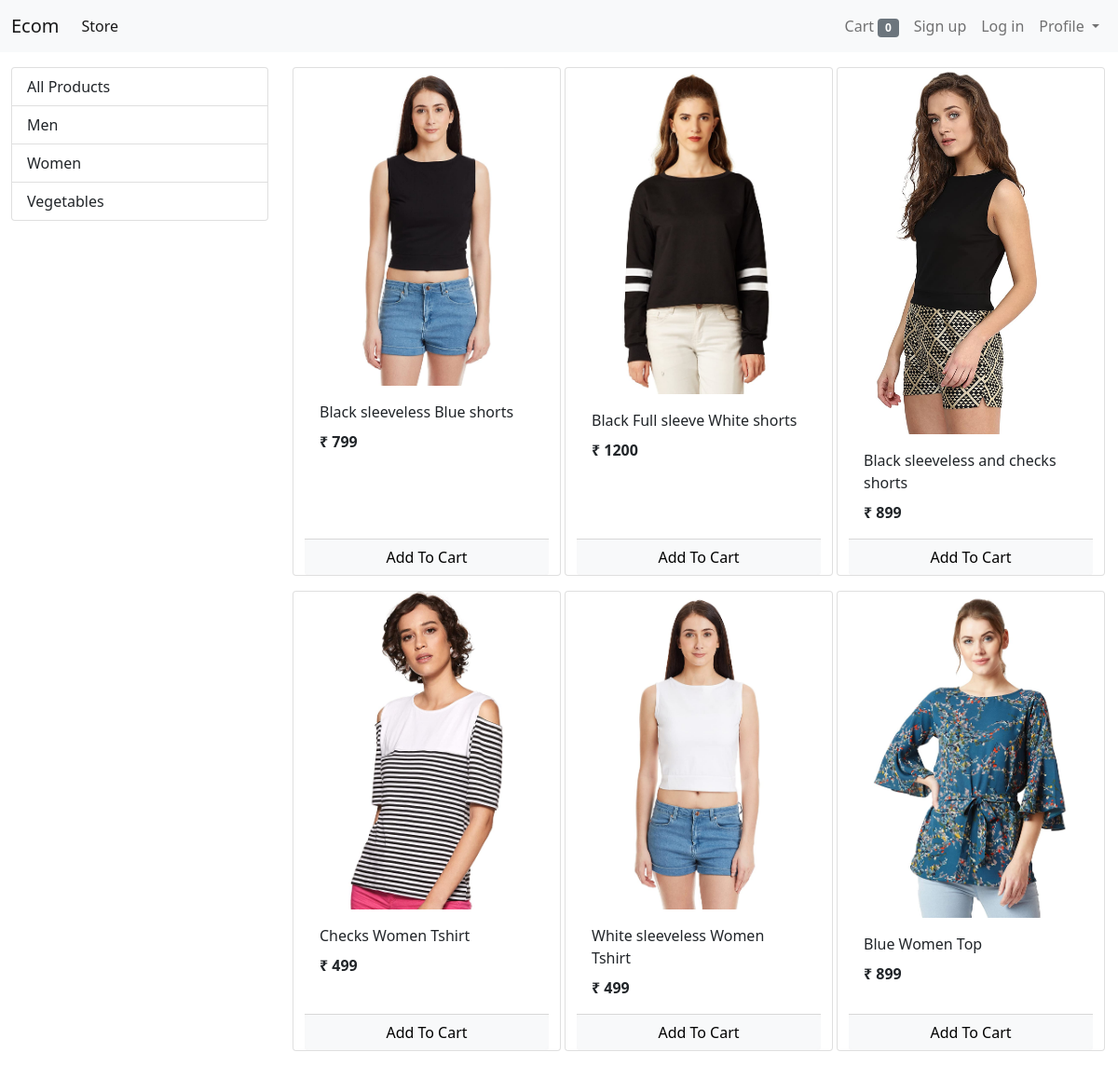
The app's page /?category=2 with its own data.
### store/models/category.py (models this page shows, shortened)
class Category(models.Model):
    name = models.CharField(max_length=20)
    @staticmethod
    def get_all_categories():
        return Category.objects.all()

### store/models/product.py (models this page shows, shortened)
class Product (models.Model):
    name = models.CharField(max_length=50)
    price = models.IntegerField(default=0)
    description = models.CharField(max_length=200, default='', null = True, blank=True)
    image = models.ImageField(upload_to='uploads/products/')
    category = models.ForeignKey(Category, on_delete=models.CASCADE)
    @staticmethod
    def get_products_by_CategoryId(category_Id):
        if category_Id:
            return Product.objects.filter(category = category_Id)
        else:
            return Product.get_all_products()

### store/views/home.py (the view, shortened to what this page needs)
# urls.py: path('', Index.as_view(), name = 'homepage'),
class Index(View):
    def get(self, request):
        cart = request.session.get('cart')
        if not cart:
            request.session['cart'] = {}
        products = None
        categories = Category.get_all_categories()
        categoryID = request.GET.get('category')
        if categoryID:
            products = Product.get_products_by_CategoryId(categoryID)
        else:
            products = Product.get_all_products()
        data = {}
        data['categories'] = categories
        data['products'] = products
        print("You are: ", request.session.get('email'))
        return render(request, 'index.html', data)

### store/templatetags/cart.py (called while the page is built)
@register.filter(name='is_in_cart')
def is_in_cart(product, cart):
    keys = cart.keys()
    for id in keys:
        if int(id) == product.id:
            return True
    return False

### store/templatetags/custom_filter.py (called while the page is built)
@register.filter(name='currency')
def currency(number):
    return "₹ "+str(number)

### store/templates/index.html (shortened to what this page needs)
{%extends 'base.html'%}
{% block content %}
{% load cart %}
{% load custom_filter %}
<div class="container-fluid mt-3">
  <div class="row">
    <div class="col-lg-3 mx-auto">
      <div class="list-group">
        <a href="/" class="list-group-item list-group-item-action ">All Products</a>
        {% for category in categories %}
        <a href="/?category={{category.id}}" class="list-group-item list-group-item-action ">{{category.name}}</a>
        {% endfor %}
      </div>
    </div>
		<div id='products' class="col-lg-9 mx-auto">
			<div class="row mx-auto">
				{% for product in products %}
				<div class="card mx-auto mb-3" id={{product.id}} style="width: 18rem;">
					<img class="card-img-top" src="{{product.image.url}}" alt="Card image cap">
					<div class="card-body">
						<p class="card-title">{{product.name}}</p>
						<p class="card-text"><b>{{product.price|currency}}</b></p>
					</div>
					<div class="card-footer p-0 no-gutters">
						{% if product|is_in_cart:request.session.cart %}
						<div class="row no-gutters">
							<form action="/#{{product.id}}" class="col-2 " method="post">
								{% csrf_token %}
								<input hidden type="text" name='product' value='{{product.id}}'>
								<input hidden type="text" name='remove' value='True'>
								<input type="submit" value=" - " class="btn btn-block btn-light border-right">
							</form>
							<div class="text-center col">{{product|cart_quantity:request.session.cart}} in Cart</div>
							<form action="/#{{product.id}}" class="col-2 " method="post">
								{% csrf_token %}
								<input hidden type="text" name='product' value='{{product.id}}'>
								<input type="submit" value=" + " class="btn btn-block btn-light border-left">
							</form>
						</div>
						{% else %}
						<form action="/#{{product.id}}" method="POST" class="btn-block">
							<input type="submit" class="float-right btn btn-light  form-control"
								value="Add To Cart">
						</form>
						{% endif %}
					</div>
				</div>
				{% endfor %}
			</div>
		</div>
	</div>
</div>
{%endblock%}

### records on screen
Category: name "Men"
Category: name "Women"
Category: name "Vegetables"
Product: image (picture), name "Black sleeveless Blue shorts", price "₹ 799"
Product: image (picture), name "Black Full sleeve White shorts", price "₹ 1200"
Product: image (picture), name "Black sleeveless and checks shorts", price "₹ 899"
Product: image (picture), name "Checks Women Tshirt", price "₹ 499"
Product: image (picture), name "White sleeveless Women Tshirt", price "₹ 499"
Product: image (picture), name "Blue Women Top", price "₹ 899"

### other values on screen
{{ request.session.cart.keys|length }} "0"
